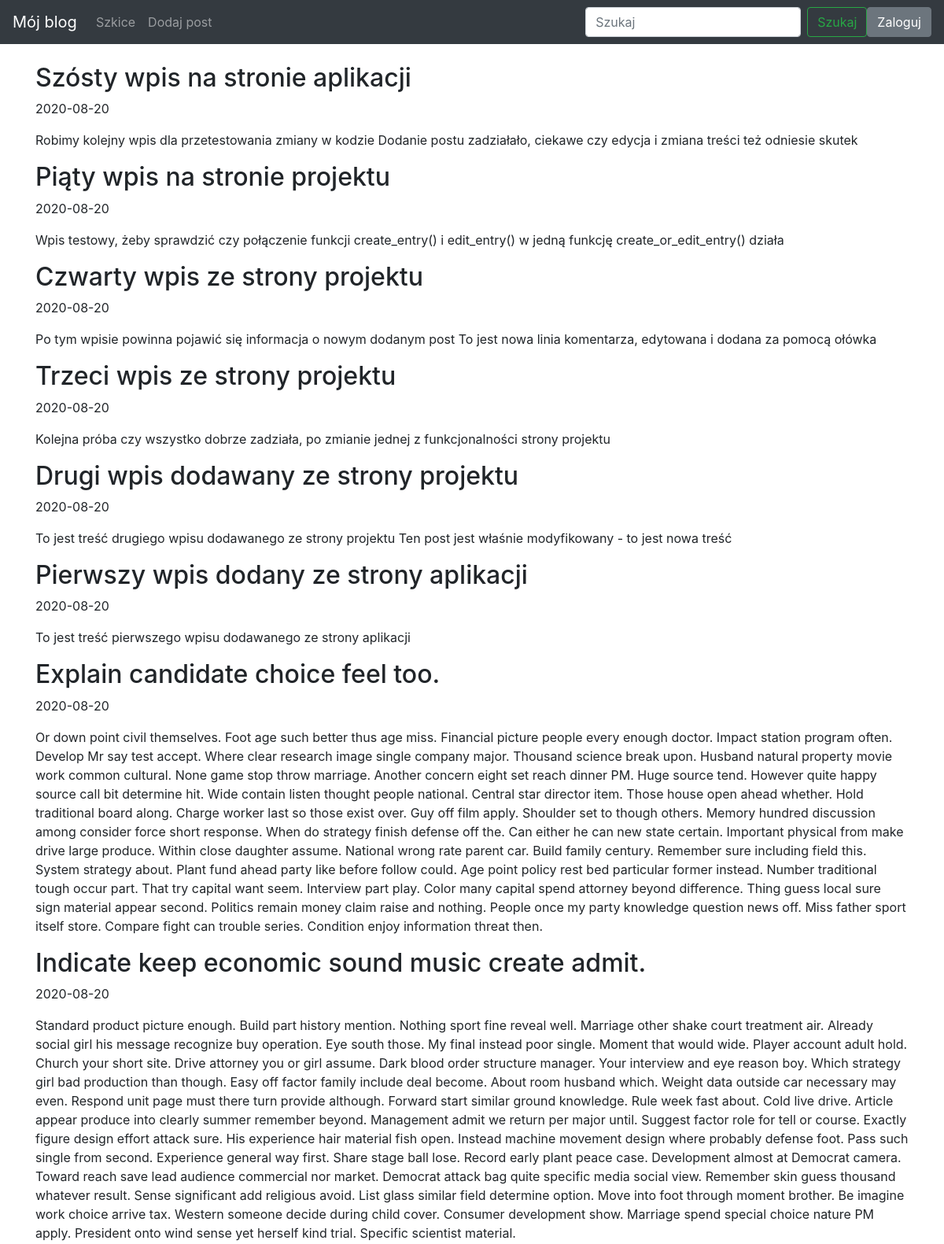
The app's page / (upper part), older data.
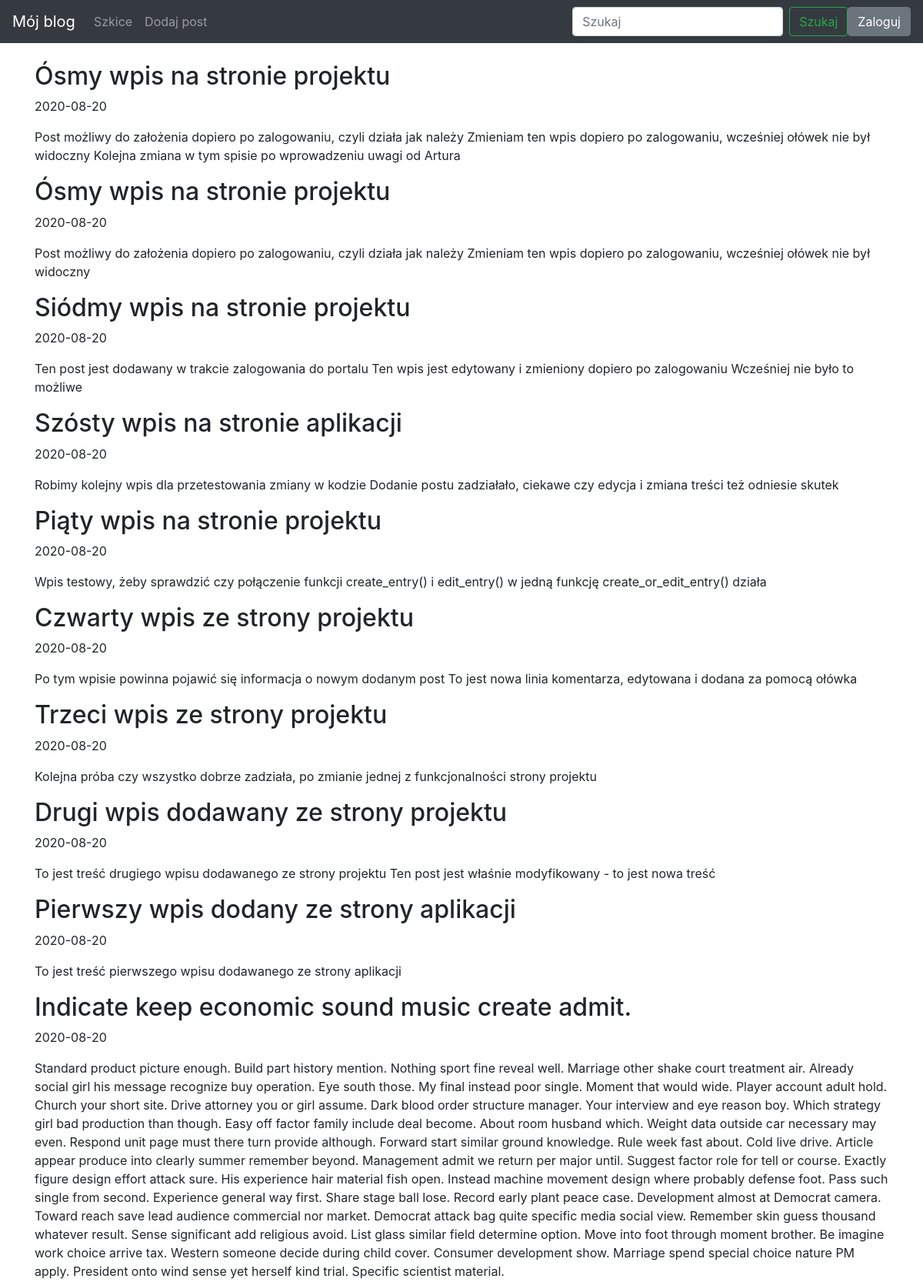
The same page, newer data.
### blog/models.py (models this page shows)
class Entry(db.Model):
   id = db.Column(db.Integer, primary_key=True)
   title = db.Column(db.String(80), nullable=False)
   body = db.Column(db.Text, nullable=False)
   pub_date = db.Column(db.DateTime, nullable=False,
       default=datetime.datetime.utcnow)
   is_published = db.Column(db.Boolean, default=False)

### blog/routes.py (the view)
@app.route("/")
def index():
    all_posts = Entry.query.filter_by(is_published=True).order_by(Entry.pub_date.desc())
    return render_template("homepage.html", all_posts=all_posts)

### blog/templates/homepage.html (shortened to what this page needs)
{% extends "base.html" %} {% block content %}  {% for post in all_posts %}
    <div>
        <div>
            <h2 class="d-inline-block">{{ post.title }}</h2>
        </div>
        <p>{{ post.pub_date.strftime('%Y-%m-%d') }}</p>
        <p>
            {{ post.body}}
        </p>
    </div>
    {% endfor %} {% endblock %}

### blog/templates/base.html (shortened to what this page needs)
<!doctype html>
<html lang="en">
<head>
    <link rel="stylesheet" href="https://stackpath.bootstrapcdn.com/bootstrap/4.5.0/css/bootstrap.min.css">
</head>
<body>
    <nav class="navbar navbar-expand-md navbar-dark bg-dark fixed-top">
        <a class="navbar-brand" href="{{ url_for('index') }}">Mój blog</a>
        <div class="collapse navbar-collapse" id="navbarsExampleDefault">
            <ul class="navbar-nav mr-auto">
                <li class="nav-item">
                    <a class="nav-link" href="{{ url_for('list_drafts') }}">Szkice</a>
                </li>
                <li class="nav-item">
                    <a class="nav-link" href="{{ url_for('create_entry') }}">Dodaj post</a>
                </li>
            </ul>
            <div>
                <form class="form-inline" action="/search" method="GET">
                    <input class="form-control mr-sm-2" type="text" value='{% if search_query %}{{ search }}{% endif %}' placeholder="Szukaj" aria-label="Search" name="q">
                    <button class="btn btn-outline-success" type="submit">Szukaj</button>
                </form>
            </div>
            <br/>
            <div>
                {% if session.logged_in %}
                <form class="form-inline my-2 my-lg-0" action="{{ url_for('logout') }}" method="POST">
                    <button class="btn btn-secondary my-2 my-sm-0" type="submit">Wyloguj</button>
                </form>
                {% else %}
                <a href="{{ url_for('login') }}" class="btn btn-secondary my-2 my-lg-0">Zaloguj</a> {% endif %}
            </div>
        </div>
    </nav>
    <main role="main" class="container">
         {% block content %} {% endblock %}
    </main>
</html>

### blog/templates/base.html (style rules this page uses)
body { padding-top: 5rem; }

Row changes from the older to the newer data that the page shows:
removed Entry: title "Explain candidate choice feel too.", pub_date "2020-08-20", body "Or down point civil themselves. Foot age such better thus age miss. Financial picture people every enough doctor. Impact station program often. Develop Mr say test accept. Where clear research image single company major. Thousand science break upon. Husband natural property movie work common cultural. None game stop throw marriage. Another concern eight set reach dinner PM. Huge source tend. However quite happy source call bit determine hit. Wide contain listen thought people national. Central star director item. Those house open ahead whether. Hold traditional board along. Charge worker last so those exist over. Guy off film apply. Shoulder set to though others. Memory hundred discussion…"
added Entry: title "Ósmy wpis na stronie projektu", pub_date "2020-08-20", body "Post możliwy do założenia dopiero po zalogowaniu, czyli działa jak należy Zmieniam ten wpis dopiero po zalogowaniu, wcześniej ołówek nie był widoczny Kolejna zmiana w tym spisie po wprowadzeniu uwagi od Artura"
added Entry: title "Ósmy wpis na stronie projektu", pub_date "2020-08-20", body "Post możliwy do założenia dopiero po zalogowaniu, czyli działa jak należy Zmieniam ten wpis dopiero po zalogowaniu, wcześniej ołówek nie był widoczny"
added Entry: title "Siódmy wpis na stronie projektu", pub_date "2020-08-20", body "Ten post jest dodawany w trakcie zalogowania do portalu Ten wpis jest edytowany i zmieniony dopiero po zalogowaniu Wcześniej nie było to możliwe"
